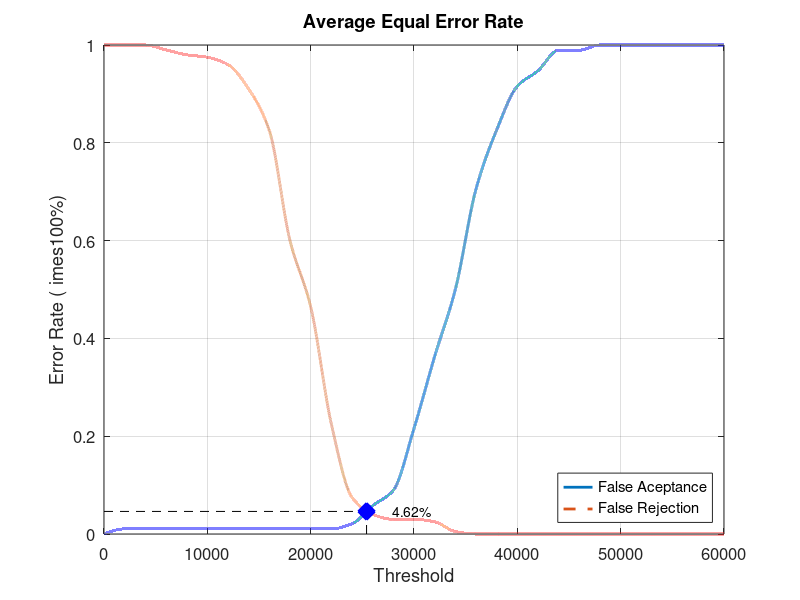
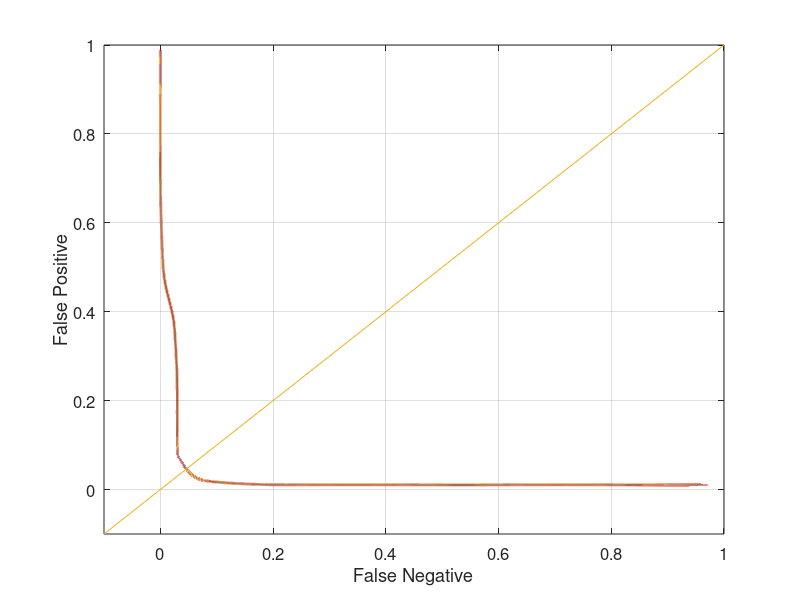

MATLAB code for these plots, in order:
close all;
clear;
clc;
x = 0:2000:60000;
xq = 0:0.5:60000;

y0 = [0 0.0105263 0.0105263 0.0105263 0.0105263 0.0105263 0.0105263 0.0105263 0.0105263 0.0105263 0.0105263 0.0105263 0.0210526 0.0578947 0.0894737 0.215789 0.363158 0.5 0.705263 0.826316 0.915789 0.947368 0.989474 0.989474 1 1 1 1 1 1 1]
yy0 = interp1(x, y0, xq, 'pchip');
y1 = [1 1 1 0.99 0.98 0.975 0.96 0.91 0.825 0.6 0.465 0.225 0.075 0.04 0.03 0.03 0.025 0.005 0 0 0 0 0 0 0 0 0 0 0 0 0]
yy1 = interp1(x, y1, xq, 'pchip');

% Calculating EER: 
y2 = abs(y0 - y1);
find(y2 == min(y2))
yy2 = abs(yy0 - yy1);
xEER = find(yy2 == min(yy2));
xEERIndex = xq(xEER) % X-axis EER
yEER = yy0(xEER) % Y-axis EER

main = figure
plot(xq, yy0,'-','LineWidth', 2);	hold on
plot(xq, yy1,'--','LineWidth', 2);	hold on
plot([xEERIndex xEERIndex], [0 yEER], 'k--');	hold on
plot([0 xEERIndex], [yEER yEER], 'k--');	hold on
plot(xEERIndex, yEER, 'bx', 'LineWidth', 10);	hold on
text(xEERIndex + 10 * xEERIndex / 100, yEER, [num2str(round((10000 * yEER)) / 100) '%'])
legend('False Aceptance', 'False Rejection', 'Location', 'SouthEast')
xlabel('Threshold')
ylabel('Error Rate (	imes100%)')
title('Average Equal Error Rate')
set(gca, 'FontSize', 12)
axis([0 60000 0 1])
grid on

print(main, 'Database3_4Main', '-dpng');
FNRxFPR = figure('Color', [1 1 1]);
plot(yy1, yy0, '-', yy1, yy0, 'LineWidth', 2);
hold on
y = -0.1:0.1:1
plot(y, y); 
set(gca, 'FontSize', 12)
xlabel('False Negative')
ylabel('False Positive')
axis([-0.1 1 -0.1 1])
set(gca, 'FontSize', 12)
grid on

print(FNRxFPR, 'Database3_4FNRxFPR','-dpng');
